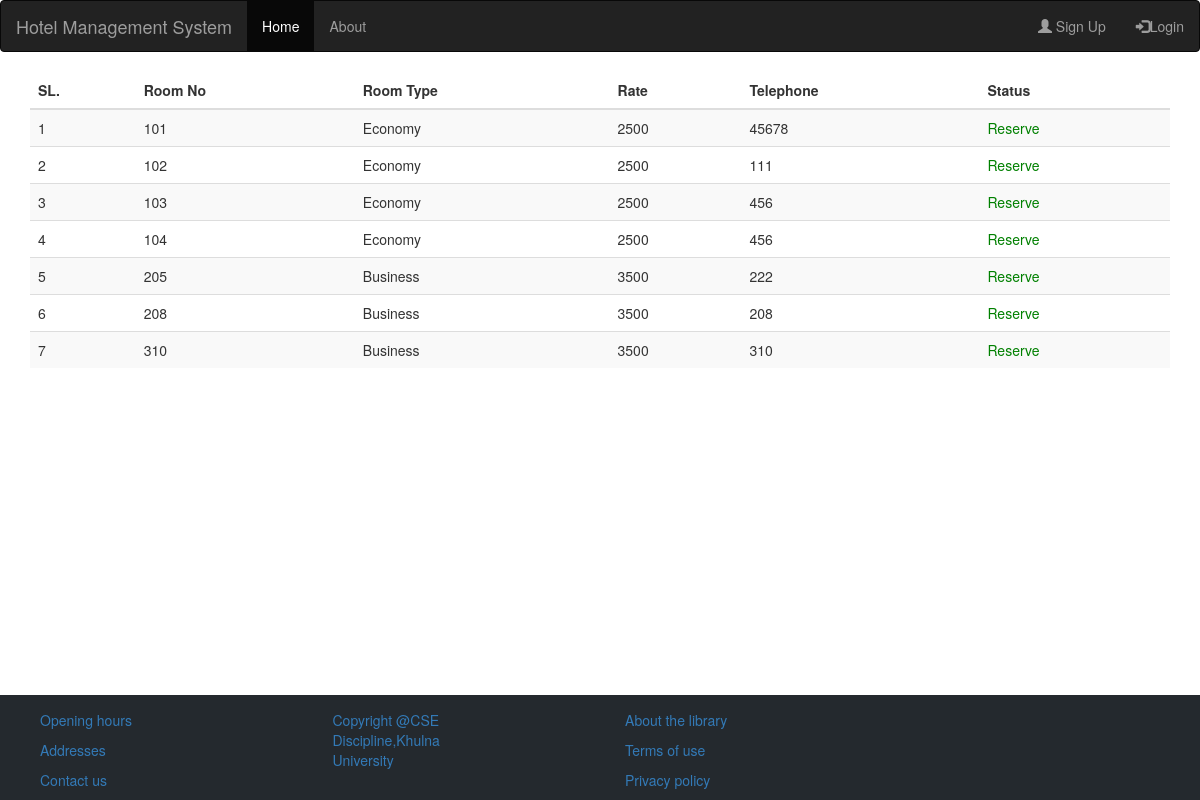
Screenshot of /Hotel_Management/room-list.php with the database file from the repository.
### tables this page shows
CREATE TABLE `room` (
  `id` int(11) NOT NULL,
  `roomId` int(11) NOT NULL,
  `Room_type` varchar(45) NOT NULL,
  `Rate` varchar(45) NOT NULL,
  `Phone_no` varchar(45) NOT NULL,
  `isReserved` tinyint(1) NOT NULL DEFAULT '0'
);

### Hotel_Management/database.php (called while the page is built, shortened)
<?php
function db_select($query){
    $con = db_connect();
    $rows = $con->query($query);
    $data=[];
    if($rows==null){
        echo "Database query failed";
        return $data;
    }else {
        $rows = $rows->fetch_all(MYSQLI_BOTH);
        foreach ($rows as $row){
            array_push($data,$row);
        }
    }
    return $data;
}
function db_connect(){
    $serverName="localhost";
    $userName="root";
    $password="";
    $dbName="mydb";
    $con= new mysqli($serverName,$userName,$password,$dbName);
    if($con->connect_errno){
        die("connection failed.".$con->connect_error);
    }else {
        return $con;
    }
}

### Hotel_Management/room-list.php (the view, shortened to what this page needs)
<?php
include_once 'header.php';
require_once 'database.php';
?>
<div class="content table-responsive table-full-width">
    <table id="expenseCategoryTable" class="table table-hover table-striped">
        <?php
        $query = "select * from room";
        $rows = db_select($query);
        $count = 0;
        $html = '<thead>
                            <tr>
                                <th>SL.</th>
                                <th>Room No</th>
                                <th>Room Type</th>
                                <th>Rate</th>
                                <th>Telephone</th>
                                <th>Status</th>
                            </tr>
                            </thead>';
        foreach ($rows as $row) {
            $html .= '<tr>
                                <td>' . (++$count) . '</td>
                                <td>' . $row['roomId'] . '</td>
                                <td>' . $row['Room_type'] . '</td>
                                <td>' . $row['Rate'] . '</td>
                                <td>' . $row['Phone_no'] . '</td>';
            $user = $_SESSION['userId'];
            $roomId = $row['id'];
            $html .=( $row['isReserved'] ==0)?"<td><a href='room-reserve.php?roomId= $roomId & userId=$user' style='color: green'>Reserve<a/></td>":"<td><span style='color: red'>Reserved</span></td>";
                            $html .= '</tr>';
        }
        echo $html;
        ?>
    </table>
</div>
<?php
include_once 'footer.php';
?>

### rows the page displays
room: roomId "101", Room_type "Economy", Rate "2500", Phone_no "45678"
room: roomId "102", Room_type "Economy", Rate "2500", Phone_no "111"
room: roomId "103", Room_type "Economy", Rate "2500", Phone_no "456"
room: roomId "104", Room_type "Economy", Rate "2500", Phone_no "456"
room: roomId "205", Room_type "Business", Rate "3500", Phone_no "222"
room: roomId "208", Room_type "Business", Rate "3500", Phone_no "208"
room: roomId "310", Room_type "Business", Rate "3500", Phone_no "310"
